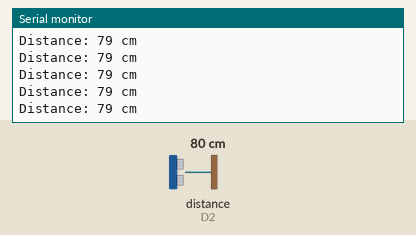
The sketch below on a simulated ESP8266 (NodeMCU). Shown: the last lines printed to the serial monitor. Wiring (inferred from the names in the program): ultrasonic range finder: trigger D1; echo D2. The inputs (shaded band) are chosen by the test bench; at power-on: distance to the obstacle (sensor on D2) 80 cm. The echo pulse lasts 58.3 µs per cm.

Above: at 1.2 s.
1.3 s: distance to the obstacle (sensor on D2) set to 2 cm
At 1.37 s:
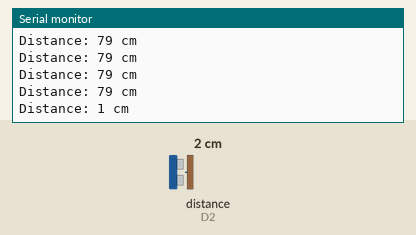
2.8 s: distance to the obstacle (sensor on D2) set to 4 cm
At 2.88 s:
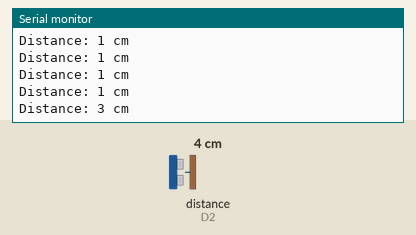
Timing chart, 0 to 5.8 s (numbered marks = the images above; inputs shaded):
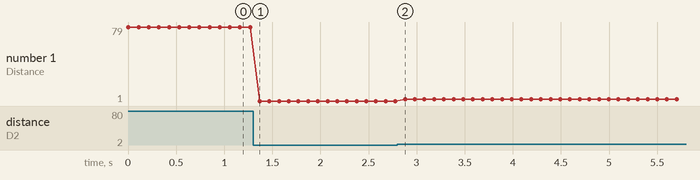

The sketch:

ultrasonicSensor.ino
```cpp
// defines pins numbers
const int trigPin = D1;
const int echoPin = D2;

// defines variables
long duration;
int distance;

void setup() {
  pinMode(trigPin, OUTPUT); // Sets the trigPin as an Output
  pinMode(echoPin, INPUT); // Sets the echoPin as an Input
  Serial.begin(9600); // Starts the serial communication
}

void loop() {
  // Clears the trigPin
  digitalWrite(trigPin, LOW);
  delayMicroseconds(10);

  // Sets the trigPin on HIGH state for 10 micro seconds
  digitalWrite(trigPin, HIGH);
  delayMicroseconds(10);
  digitalWrite(trigPin, LOW);

  // Reads the echoPin, returns the sound wave travel time in microseconds
  duration = pulseIn(echoPin, HIGH);

  // Calculating the distance
  distance = duration * 0.034 / 2;

  // Prints the distance on the Serial Monitor
  Serial.print("Distance: ");
  Serial.print(distance);
  Serial.println(" cm");
  delay(100);
}
```

Measured:
- after the input at 1.3 s, the serial monitor: prints a new line after 0.07 s (image 1)
- after the input at 2.8 s, the serial monitor: prints a new line after 0.08 s (image 2)
- plotted number 1: 79 → 1 after the input at 1.3 s, 1 → 3 after the input at 2.8 s
